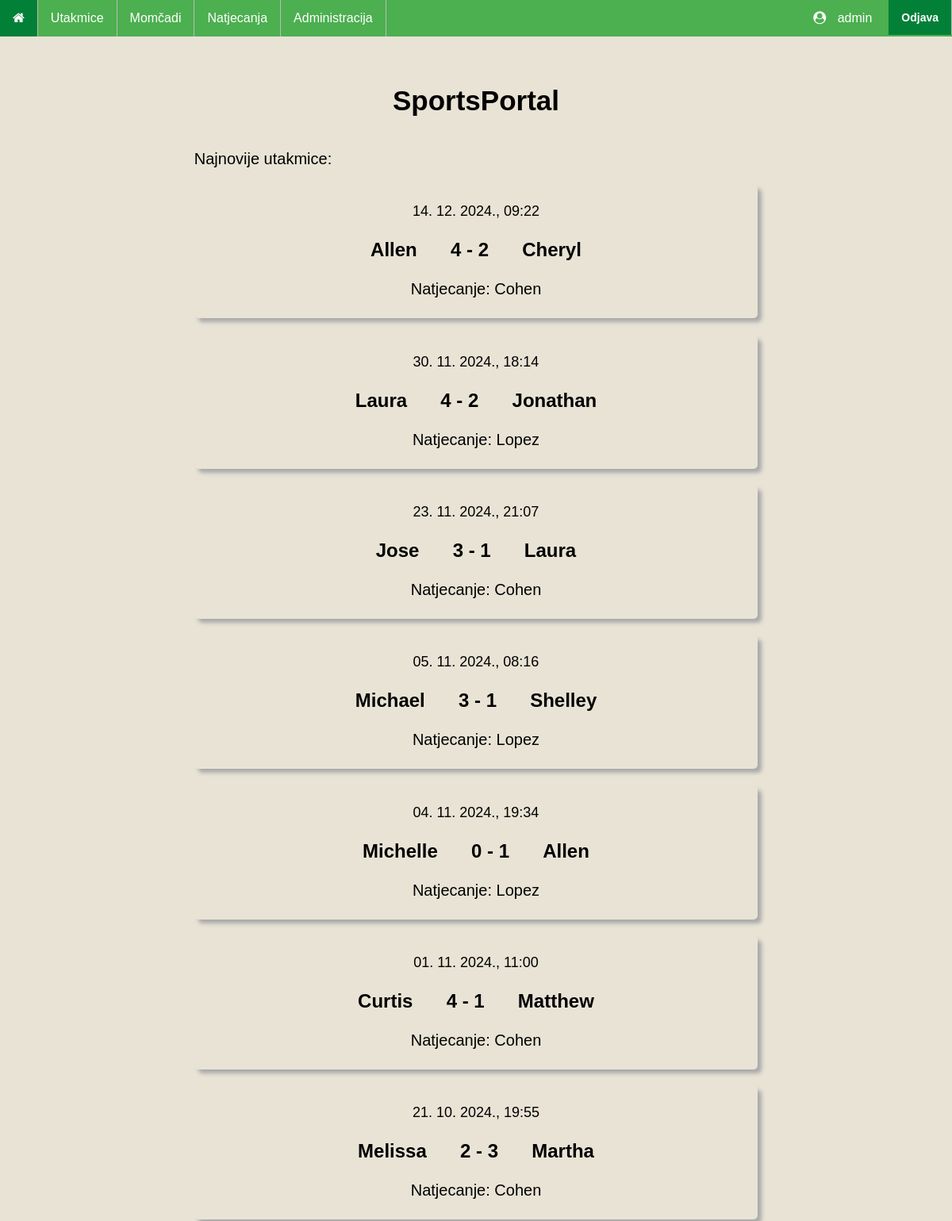
The app's page / (signed in), older data.
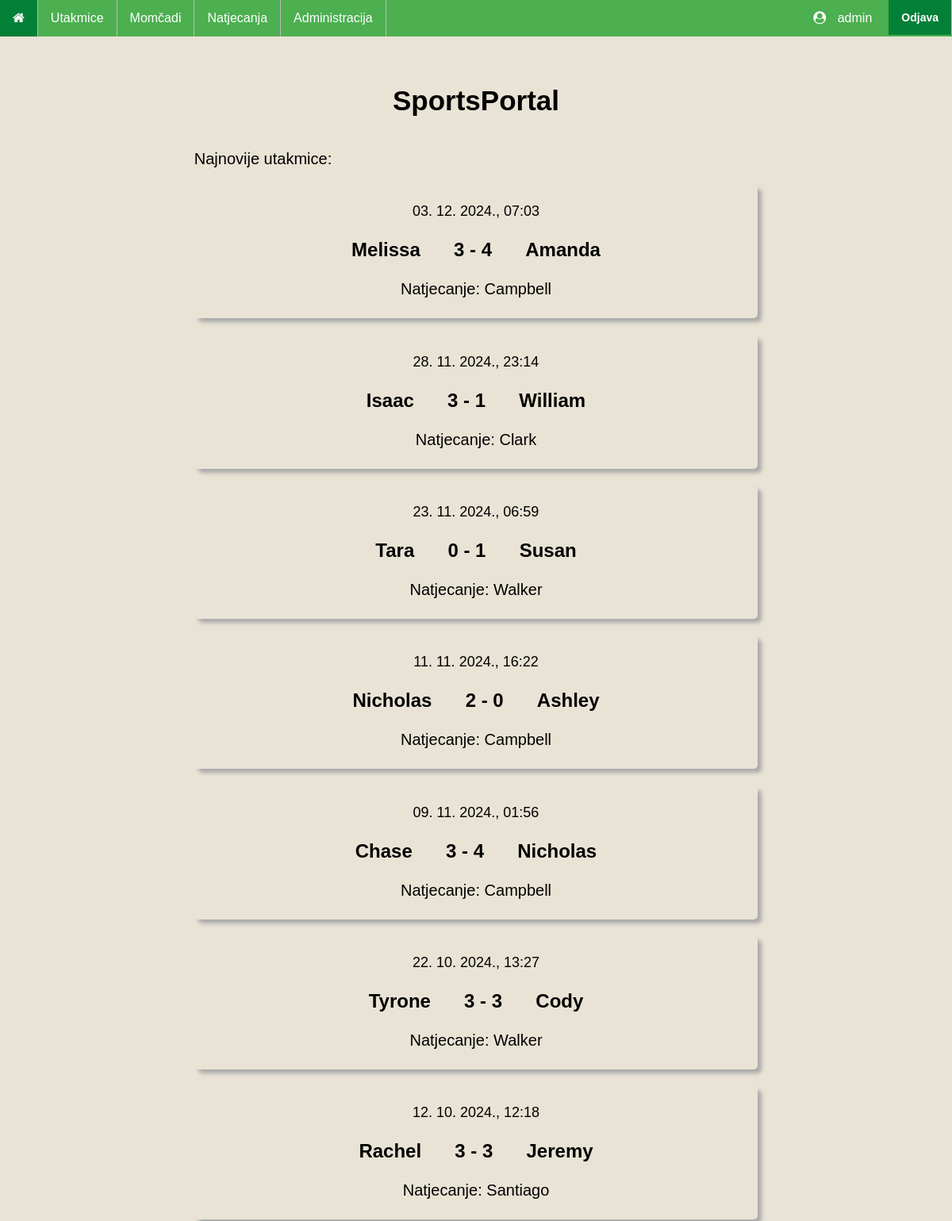
The same page, newer data.
### main/models.py (models this page shows, shortened)
class Match(models.Model):
    match_date = models.DateTimeField('Datum utakmice')
    match_stadium = models.TextField()
    match_competition = models.ForeignKey(Competition, on_delete=models.CASCADE, blank=True, null=True)
    match_team1 = models.ForeignKey(Team, on_delete=models.CASCADE, blank=True, null=True, related_name='team1')
    match_team2 = models.ForeignKey(Team, on_delete=models.CASCADE, blank=True, null=True, related_name='team2')
    match_score1 = models.IntegerField()
    match_score2 = models.IntegerField()

class Team(models.Model):
    team_name = models.CharField(max_length=50)
    team_stadium = models.TextField()
    team_country = models.CharField(max_length=30)
    def __str__(self):
        return '{}'.format(self.team_name)

class Competition(models.Model):
    competition_name = models.CharField(max_length=50)
    competition_country = models.CharField(max_length=30)
    competition_teams = models.ManyToManyField(Team)
    def __str__(self):
        return self.competition_name

### main/views.py (the view)
# urls.py: path('', LatestMatches.as_view(), name='index'),
class LatestMatches(LoginRequiredMixin, ListView):
    template_name = 'main/index.html'
    def get_queryset(self):
        return Match.objects.order_by('-match_date')[:7]

### templates/main/index.html
{% extends "base_generic.html" %}
{% block content %}
    <h1>SportsPortal</h1>
    <p class="description">Najnovije utakmice:</p>
    {% if object_list %}
        {% for match in object_list %}
            <a href="{% url 'matchDetails' match.id %}" class="match_link">
                <div class="match">
                    <p class="match_date"> {{ match.match_date|date:"d. m. Y., H:i" }} </p>
                    <p class="score">
                        {{ match.match_team1 }}
                    <span>
                        {{ match.match_score1 }} - {{ match.match_score2 }}
                    </span>
                        {{ match.match_team2 }}
                    </p>
                    <p class="match_competition">Natjecanje: {{ match.match_competition }} </p>
                </div>
            </a>
        {% endfor %}
    {% else %}
        <p class="description" style="text-align: center;">Nema odigranih utakmica</p>
    {% endif %}
{% endblock %}

Row changes from the older to the newer data that the page shows:
removed Match: match_date "14. 12. 2024., 09:22", match_team1 "Allen", match_score1 "4", match_score2 "2", match_team2 "Cheryl", match_competition "Cohen"
removed Match: match_date "30. 11. 2024., 18:14", match_team1 "Laura", match_score1 "4", match_score2 "2", match_team2 "Jonathan", match_competition "Lopez"
removed Match: match_date "23. 11. 2024., 21:07", match_team1 "Jose", match_score1 "3", match_score2 "1", match_team2 "Laura", match_competition "Cohen"
removed Match: match_date "05. 11. 2024., 08:16", match_team1 "Michael", match_score1 "3", match_score2 "1", match_team2 "Shelley", match_competition "Lopez"
removed Match: match_date "04. 11. 2024., 19:34", match_team1 "Michelle", match_score1 "0", match_score2 "1", match_team2 "Allen", match_competition "Lopez"
removed Match: match_date "01. 11. 2024., 11:00", match_team1 "Curtis", match_score1 "4", match_score2 "1", match_team2 "Matthew", match_competition "Cohen"
removed Match: match_date "21. 10. 2024., 19:55", match_team1 "Melissa", match_score1 "2", match_score2 "3", match_team2 "Martha", match_competition "Cohen"
added Match: match_date "03. 12. 2024., 07:03", match_team1 "Melissa", match_score1 "3", match_score2 "4", match_team2 "Amanda", match_competition "Campbell"
added Match: match_date "28. 11. 2024., 23:14", match_team1 "Isaac", match_score1 "3", match_score2 "1", match_team2 "William", match_competition "Clark"
added Match: match_date "23. 11. 2024., 06:59", match_team1 "Tara", match_score1 "0", match_score2 "1", match_team2 "Susan", match_competition "Walker"
added Match: match_date "11. 11. 2024., 16:22", match_team1 "Nicholas", match_score1 "2", match_score2 "0", match_team2 "Ashley", match_competition "Campbell"
added Match: match_date "09. 11. 2024., 01:56", match_team1 "Chase", match_score1 "3", match_score2 "4", match_team2 "Nicholas", match_competition "Campbell"
added Match: match_date "22. 10. 2024., 13:27", match_team1 "Tyrone", match_score1 "3", match_score2 "3", match_team2 "Cody", match_competition "Walker"
added Match: match_date "12. 10. 2024., 12:18", match_team1 "Rachel", match_score1 "3", match_score2 "3", match_team2 "Jeremy", match_competition "Santiago"
